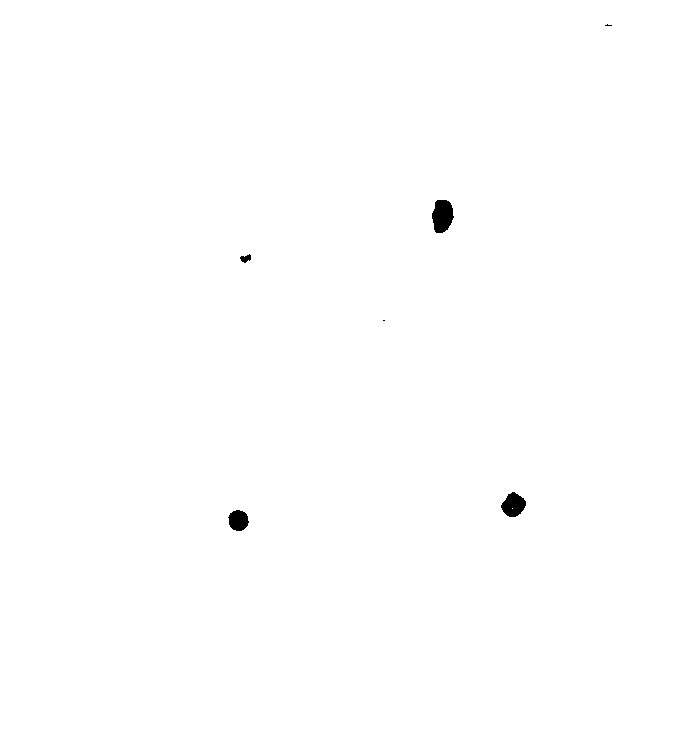
#> input picture costmap/V2/gradable_craters.pgm, 700 x 750 px, found by its file name
$ python gradable_craters_location.py
#> lines starting #> are read from the running program, lines starting #| are printed output that depends on the picture; after the words box and inside, x2 and y2 are one past the last pixel; in counts of white or black regions, pixels touching at a corner belong together
import numpy as np
import matplotlib.pyplot as plt
import scipy.ndimage as ndi

# Load the PGM image in grayscale
image_path = "/home/simson/simson_ws/CMU_Capstone_Project/Lunar_ROADSTER_ws/src/mapping/costmap/V2/gradable_craters.pgm"
costmap = plt.imread(image_path)
#> costmap: shape (750, 700); values 0 (black) and 254 (white), 99.7% white; 6 black regions (2 under 20 px), largest, box (x1, y1, x2, y2) and area: (432, 200, 454, 233) 558, (501, 492, 526, 517) 426, (228, 510, 249, 531) 332, (240, 254, 251, 263) 61

# Ensure grayscale normalization (some PGM files are in [0, 255] and others in [0, 1])
if costmap.max() > 1:
    costmap = costmap / 255.0  # Normalize to range [0,1]

# Flip the image vertically so the y-axis starts from the bottom-left
costmap = np.flipud(costmap)
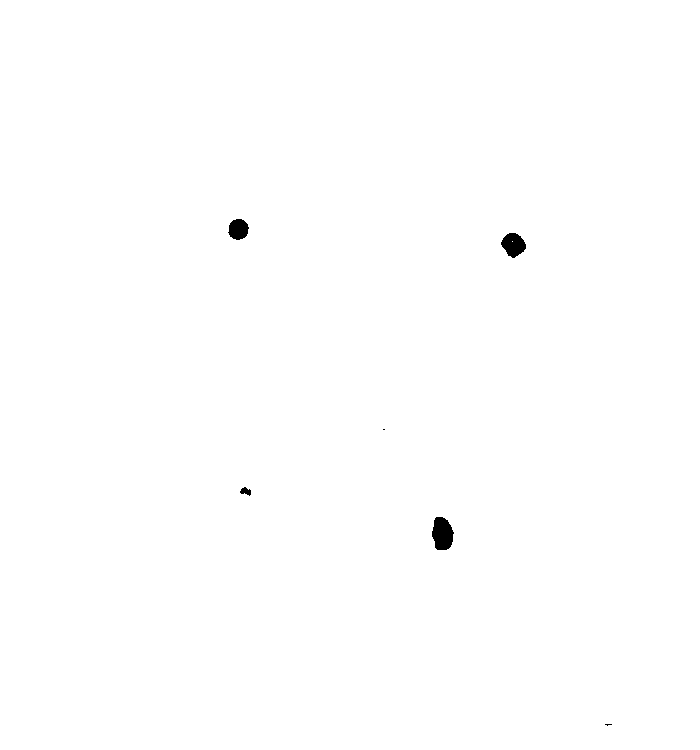
#> costmap: shape (750, 700) float64; values 0 (black) and 0.996 (white), 99.7% white; 6 black regions (2 under 20 px), largest, box (x1, y1, x2, y2) and area: (432, 517, 454, 550) 558, (501, 233, 526, 258) 426, (228, 219, 249, 240) 332, (240, 487, 251, 496) 61

# Threshold to identify black regions (craters)
binary_map = costmap < 0.5  # Consider pixels below 0.5 intensity as "black"

# Label connected components (clusters of black dots)
labeled_map, num_features = ndi.label(binary_map)
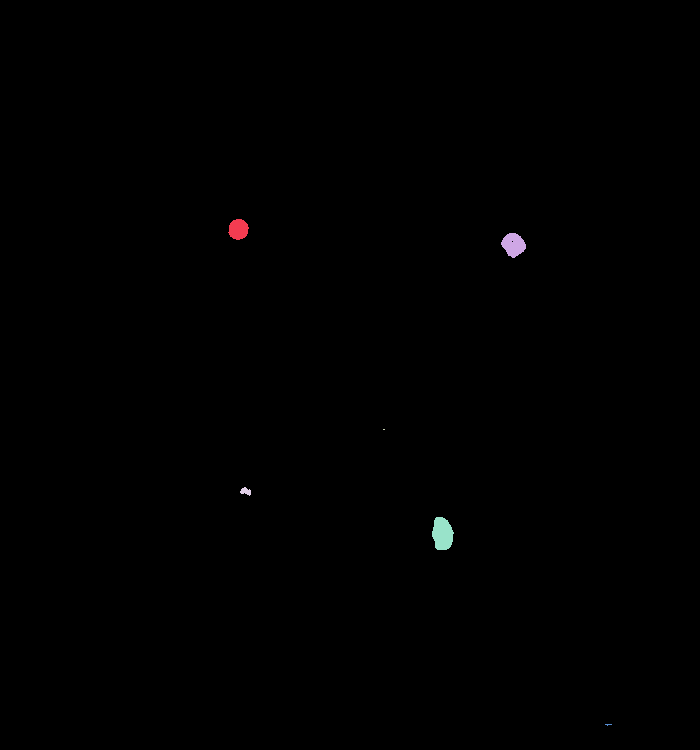
#> labeled_map: shape (750, 700) int32; 7 distinct labels, from 0 to 6; one colour per label, 0 black
#> num_features = 6

# Get the sizes (number of points) of each cluster
cluster_sizes = np.bincount(labeled_map.ravel())[1:]  # Ignore the background (label 0)
#> cluster_sizes = [332, 426, 2, 61, 558, 8]

# Define a threshold for the minimum cluster size to keep
min_cluster_size = 50  # Adjust this value to suit your needs

# Filter clusters based on the size
large_clusters = cluster_sizes >= min_cluster_size
#> large_clusters = [True, True, False, True, True, False]

# Compute centroids of each cluster (only for large clusters)
crater_centroids = []
for i in range(1, num_features + 1):
    if i <= len(large_clusters) and large_clusters[i - 1]:  # Only include large clusters
        centroid = ndi.center_of_mass(binary_map, labeled_map, [i])
        crater_centroids.append(centroid)
#> this loop made 6 passes
#> centroid on passes 1, 2, 4, 5: [(228.9, 238)], [(244.3, 513.1)], [(490.9, 245.3)], [(533.5, 442.1)]
#> after the loop, crater_centroids = [[(228.9, 238)], [(244.3, 513.1)], [(490.9, 245.3)], [(533.5, 442.1)]]

# Convert centroids to a numpy array
crater_centroids = np.array(crater_centroids)
#> crater_centroids = [[228.9, 238], [244.3, 513.1], [490.9, 245.3], [533.5, 442.1]]

# Ensure centroids is not empty and has at least two columns
if crater_centroids.size > 0 and crater_centroids.shape[1] == 1:
    crater_centroids = crater_centroids.reshape(-1, 2)  # Reshape to ensure (x, y) format

# Convert to (x, y) coordinates in the costmap
if crater_centroids.size > 0:
    crater_centroids[:, [0, 1]] = crater_centroids[:, [1, 0]]  # Swap (row, col) -> (x, y) for visualization

    # Convert to world coordinates with origin at bottom-left (0, 0)
    map_height, map_width = costmap.shape
#> map_height = 750; map_width = 700
    resolution = 0.01  # Set resolution (meters per pixel)
    origin_x, origin_y = 0, 0  # Start coordinates from (0, 0)

    # Adjust y-coordinate to start from the bottom-left
    # Since the image is flipped, no need to invert y-axis again
    world_crater_centroids = (crater_centroids) * resolution  # No need for origin correction as (0, 0) is the origin now
#> world_crater_centroids = [[2.38, 2.29], [5.13, 2.44], [2.45, 4.91], [4.42, 5.34]]

    # Print centroid coordinates for large craters
    print("Centroids of Gradable Craters (World Coordinates):")
    for i, (wx, wy) in enumerate(world_crater_centroids):
        print(f"Crater {i+1}: X = {wx:.3f} m, Y = {wy:.3f} m")
#> this loop made 4 passes
#| Crater 1: X = 2.380 m, Y = 2.289 m
#| Crater 2: X = 5.131 m, Y = 2.443 m
#| Crater 3: X = 2.453 m, Y = 4.909 m
#| Crater 4: X = 4.421 m, Y = 5.335 m

    # Visualization with origin at (0, 0) on both axes (bottom-left as origin for image)
    plt.figure(figsize=(8, 8))
    plt.imshow(costmap, cmap="gray", origin="lower")  # Use 'lower' to start y-axis from bottom
    plt.scatter(crater_centroids[:, 0], crater_centroids[:, 1], c="red", marker="x", label="Gradable Crater Centroids")

    # Add labels (C1, C2, ...) to the centroids
    for i, (x, y) in enumerate(crater_centroids):
        plt.text(x, y, f"C{i+1}", color="blue", fontsize=12, ha="center", va="bottom")
#> this loop made 4 passes
#> (x, y) on passes 1 to 4: (238, 228.9), (513.1, 244.3), (245.3, 490.9), (442.1, 533.5)

    plt.legend()
    plt.title("Gradable Crater Detection and Centroids")
    plt.xlabel("X")
    plt.ylabel("Y")
    plt.show()
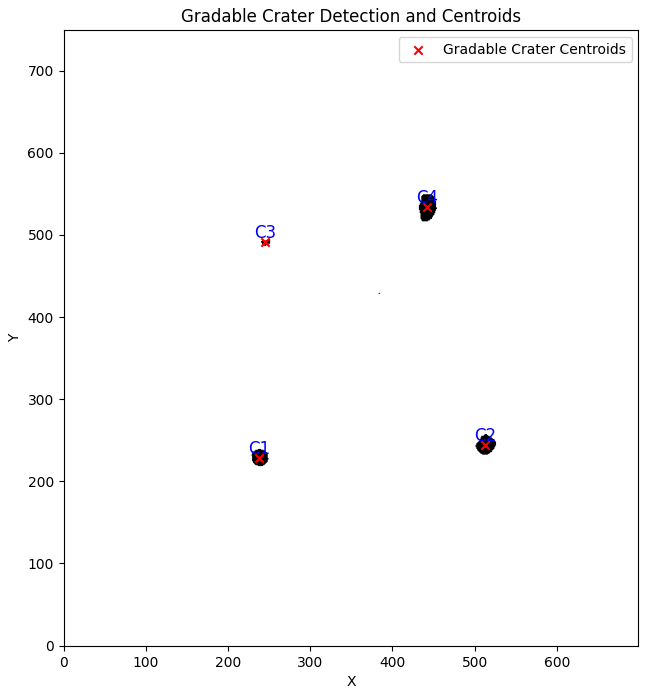
#> figure drawn by matplotlib, 1 panel
else:
    print("No Gradable craters found.")

$ run again, with costmap/V2/map.pgm copied over costmap/V2/gradable_craters.pgm
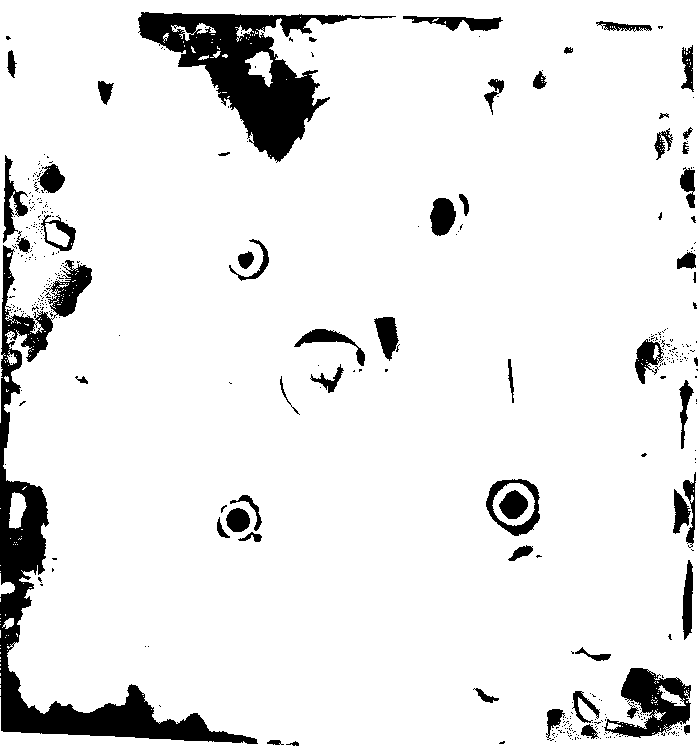
#> input picture costmap/V2/map.pgm, 700 x 750 px, found by its file name
#> binary_map: shape (750, 700) bool; 9% white; 436 white regions (379 under 20 px), largest, box (x1, y1, x2, y2) and area: (0, 6, 258, 505) 16152, (138, 587, 396, 738) 12456, (604, 12, 691, 82) 2970
#> `labeled_map, num_features = ndi.label(binary_map)`:
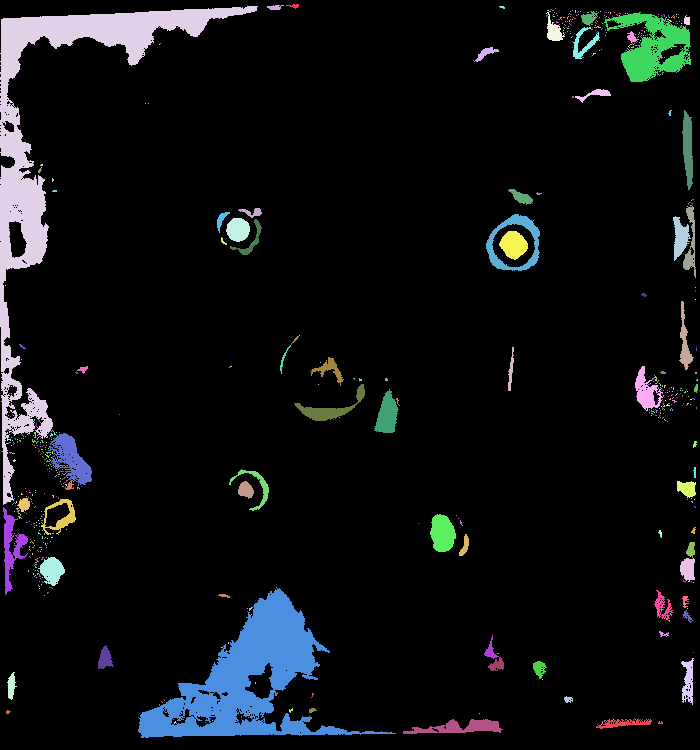
#> labeled_map: shape (750, 700) int32; 763 distinct labels, from 0 to 762; one colour per label, 0 black
#> num_features = 762
#> cluster_sizes = 762 values, max 14884 at index 3, min 1 at index 5, mean 62.01
#> the loop `for i in range(1, num_features + 1):` made 762 passes
#> centroid on passes 2, 4, 16, 19, 28, 121, 138, 184: [(7.13, 274.1)], [(159, 56.1)], [(17.83, 588.5)], [(30.81, 553.4)], [(46.75, 652.4)], [(43.54, 583)], [(36.93, 631.5)], [(52.83, 485.5)]
#> after the loop `for i in range(1, num_features + 1):`: crater_centroids = 50 items
#> `crater_centroids = np.array(crater_centroids)`: crater_centroids = 50 rows, first 8: [7.13, 274.1], [159, 56.1], [17.83, 588.5], [30.81, 553.4], [46.75, 652.4], [43.54, 583], [36.93, 631.5], [52.83, 485.5]
#> `crater_centroids = crater_centroids.reshape(-1, 2)`: crater_centroids = 50 pairs, first value 7.13 to 727.1, second value 10.94 to 690.6
#> world_crater_centroids = 50 pairs, first value 0.109 to 6.91, second value 0.0713 to 7.27
#> the loop `for i, (wx, wy) in enumerate(world_crater_centroids):` made 50 passes
#> (wx, wy) on passes 1 to 8: (2.74, 0.0713), (0.561, 1.59), (5.88, 0.178), (5.53, 0.308), (6.52, 0.468), (5.83, 0.435), (6.32, 0.369), (4.85, 0.528)
#> (printed output is left out)
#> the loop `for i, (x, y) in enumerate(crater_centroids):` made 50 passes
#> (x, y) on passes 1 to 8: (274.1, 7.13), (56.1, 159), (588.5, 17.83), (553.4, 30.81), (652.4, 46.75), (583, 43.54), (631.5, 36.93), (485.5, 52.83)
#> `plt.show()`:
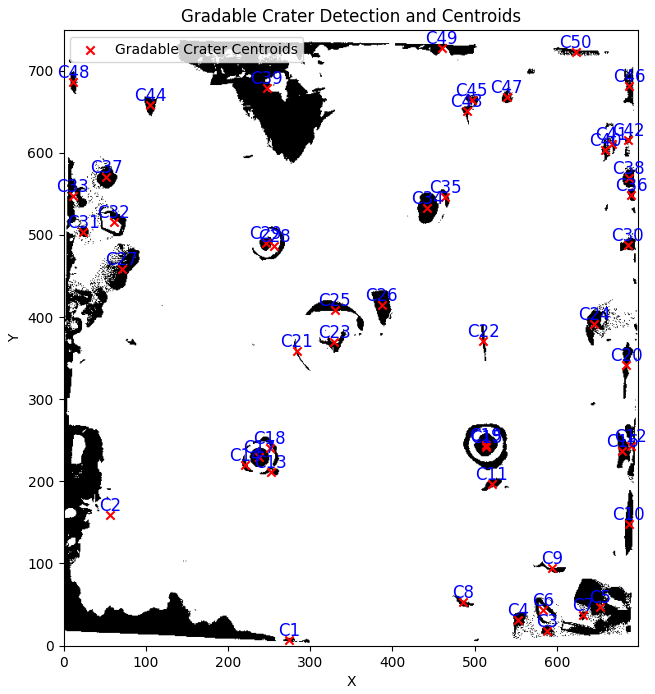
#> figure drawn by matplotlib, 1 panel
